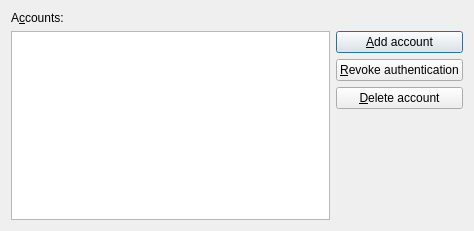
<?xml version="1.0" encoding="UTF-8"?>
<ui version="4.0">
 <class>ManageAccountsDialog</class>
 <widget class="QDialog" name="ManageAccountsDialog">
  <property name="geometry">
   <rect>
    <x>0</x>
    <y>0</y>
    <width>474</width>
    <height>231</height>
   </rect>
  </property>
  <property name="windowTitle">
   <string>Dialog</string>
  </property>
  <layout class="QVBoxLayout" name="verticalLayout">
   <item>
    <widget class="QLabel" name="accountsLabel">
     <property name="text">
      <string>A&amp;ccounts:</string>
     </property>
     <property name="buddy">
      <cstring>listView</cstring>
     </property>
    </widget>
   </item>
   <item>
    <layout class="QHBoxLayout" name="buttonsAndTableHorizontalLayout">
     <item>
      <widget class="QListView" name="listView"/>
     </item>
     <item>
      <layout class="QVBoxLayout" name="buttonsVerticalLayout">
       <item>
        <widget class="QPushButton" name="addNewAccountButton">
         <property name="text">
          <string>&amp;Add account</string>
         </property>
        </widget>
       </item>
       <item>
        <widget class="QPushButton" name="revokeAuthenticationButton">
         <property name="text">
          <string>&amp;Revoke authentication</string>
         </property>
        </widget>
       </item>
       <item>
        <widget class="QPushButton" name="deleteAccountButton">
         <property name="text">
          <string>&amp;Delete account</string>
         </property>
        </widget>
       </item>
       <item>
        <spacer name="verticalSpacer">
         <property name="orientation">
          <enum>Qt::Vertical</enum>
         </property>
         <property name="sizeHint" stdset="0">
          <size>
           <width>20</width>
           <height>60</height>
          </size>
         </property>
        </spacer>
       </item>
      </layout>
     </item>
    </layout>
   </item>
  </layout>
 </widget>
 <resources/>
 <connections/>
</ui>
